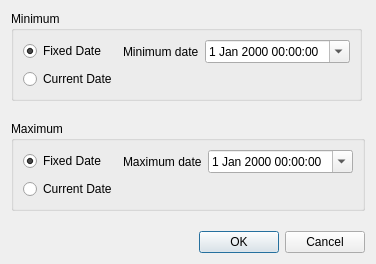
<?xml version="1.0" encoding="UTF-8"?>
<ui version="4.0">
 <class>DTimeProperty</class>
 <widget class="QDialog" name="DTimeProperty">
  <property name="geometry">
   <rect>
    <x>0</x>
    <y>0</y>
    <width>341</width>
    <height>233</height>
   </rect>
  </property>
  <property name="windowTitle">
   <string>Datetime properties</string>
  </property>
  <layout class="QFormLayout" name="formLayout">
   <property name="verticalSpacing">
    <number>20</number>
   </property>
   <item row="0" column="0">
    <widget class="QGroupBox" name="groupBox">
     <property name="title">
      <string>Minimum</string>
     </property>
     <layout class="QGridLayout" name="gridLayout">
      <item row="0" column="0">
       <widget class="QRadioButton" name="rbMinFixed">
        <property name="text">
         <string>Fixed Date</string>
        </property>
        <property name="checked">
         <bool>true</bool>
        </property>
       </widget>
      </item>
      <item row="0" column="1">
       <widget class="QLabel" name="label">
        <property name="maximumSize">
         <size>
          <width>200</width>
          <height>16777215</height>
         </size>
        </property>
        <property name="text">
         <string>Minimum date</string>
        </property>
       </widget>
      </item>
      <item row="0" column="2">
       <widget class="QDateTimeEdit" name="edtMinDTime">
        <property name="sizePolicy">
         <sizepolicy hsizetype="Minimum" vsizetype="Fixed">
          <horstretch>1</horstretch>
          <verstretch>0</verstretch>
         </sizepolicy>
        </property>
        <property name="calendarPopup">
         <bool>true</bool>
        </property>
       </widget>
      </item>
      <item row="1" column="0">
       <widget class="QRadioButton" name="rbMinCurr">
        <property name="text">
         <string>Current Date</string>
        </property>
       </widget>
      </item>
     </layout>
    </widget>
   </item>
   <item row="1" column="0">
    <widget class="QGroupBox" name="groupBox_2">
     <property name="title">
      <string>Maximum</string>
     </property>
     <layout class="QGridLayout" name="gridLayout_2">
      <item row="0" column="0">
       <widget class="QRadioButton" name="rbMaxFixed">
        <property name="text">
         <string>Fixed Date</string>
        </property>
        <property name="checked">
         <bool>true</bool>
        </property>
       </widget>
      </item>
      <item row="0" column="1">
       <widget class="QLabel" name="label_2">
        <property name="sizePolicy">
         <sizepolicy hsizetype="Fixed" vsizetype="Preferred">
          <horstretch>0</horstretch>
          <verstretch>0</verstretch>
         </sizepolicy>
        </property>
        <property name="maximumSize">
         <size>
          <width>200</width>
          <height>16777215</height>
         </size>
        </property>
        <property name="text">
         <string>Maximum date</string>
        </property>
       </widget>
      </item>
      <item row="0" column="2">
       <widget class="QDateTimeEdit" name="edtMaxDTime">
        <property name="sizePolicy">
         <sizepolicy hsizetype="Minimum" vsizetype="Fixed">
          <horstretch>1</horstretch>
          <verstretch>0</verstretch>
         </sizepolicy>
        </property>
        <property name="calendarPopup">
         <bool>true</bool>
        </property>
       </widget>
      </item>
      <item row="1" column="0">
       <widget class="QRadioButton" name="rbMaxCurr">
        <property name="text">
         <string>Current Date</string>
        </property>
       </widget>
      </item>
     </layout>
    </widget>
   </item>
   <item row="2" column="0" colspan="2">
    <widget class="QDialogButtonBox" name="buttonBox">
     <property name="layoutDirection">
      <enum>Qt::LeftToRight</enum>
     </property>
     <property name="orientation">
      <enum>Qt::Horizontal</enum>
     </property>
     <property name="standardButtons">
      <set>QDialogButtonBox::Cancel|QDialogButtonBox::Ok</set>
     </property>
    </widget>
   </item>
  </layout>
 </widget>
 <resources/>
 <connections>
  <connection>
   <sender>buttonBox</sender>
   <signal>accepted()</signal>
   <receiver>DTimeProperty</receiver>
   <slot>accept()</slot>
   <hints>
    <hint type="sourcelabel">
     <x>248</x>
     <y>254</y>
    </hint>
    <hint type="destinationlabel">
     <x>157</x>
     <y>274</y>
    </hint>
   </hints>
  </connection>
  <connection>
   <sender>buttonBox</sender>
   <signal>rejected()</signal>
   <receiver>DTimeProperty</receiver>
   <slot>reject()</slot>
   <hints>
    <hint type="sourcelabel">
     <x>316</x>
     <y>260</y>
    </hint>
    <hint type="destinationlabel">
     <x>286</x>
     <y>274</y>
    </hint>
   </hints>
  </connection>
 </connections>
</ui>
